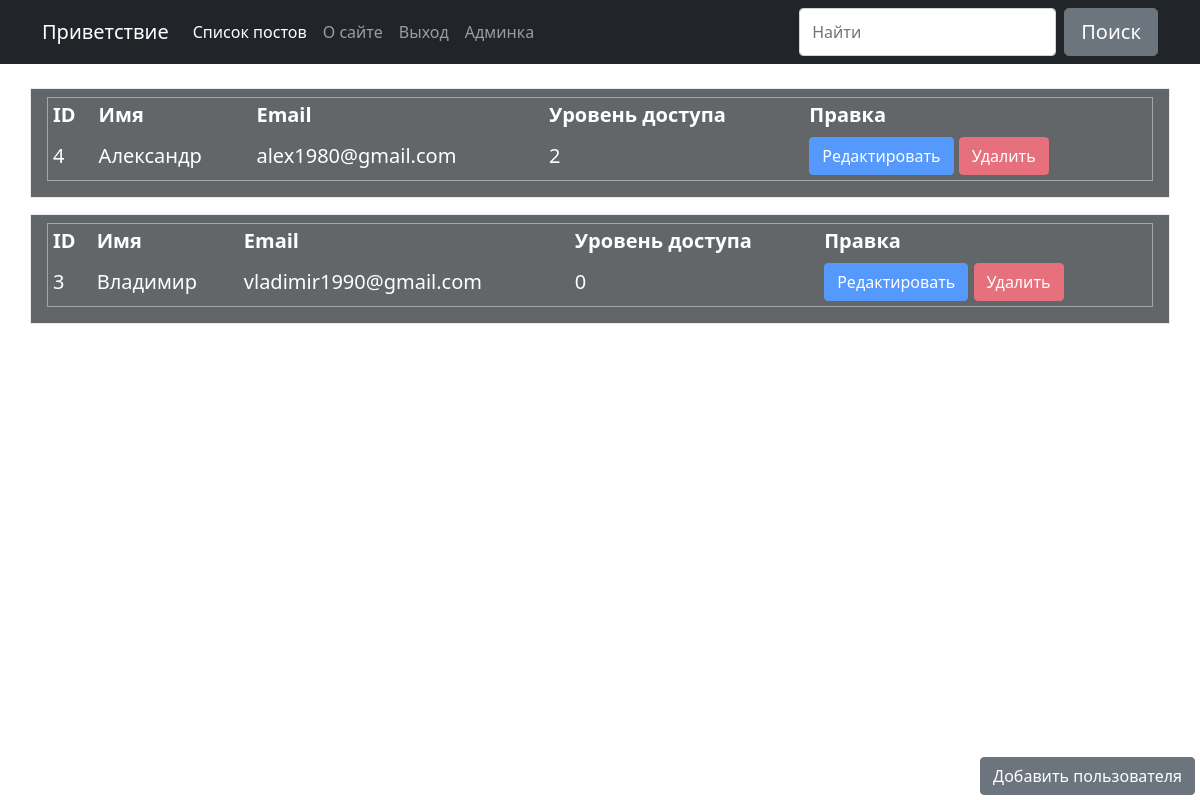
/list_user (signed in), run on the app's committed database.
### app.py (models this page shows)
class User(UserMixin, db.Model):
    id = db.Column(db.Integer, primary_key=True)
    name = db.Column(db.String(1000))
    email = db.Column(db.String(100), unique=True)
    password = db.Column(db.String(100))
    access_level = db.Column(db.Integer, nullable=False)

### app.py (the view)
@app.route('/list_user')
def list_user():
    access_level = 0
    if not hasattr(current_user, 'access_level'):
        return redirect('/login')
    elif current_user.access_level > access_level:
        return render_template('ooops.html')
    else:
        search = request.args.get('search')
        if search:
            users = User.query.filter(
                User.name.contains(search) | User.email.contains(search) | User.access_level.contains(search)).all()
        else:
            users = User.query.order_by(-User.id)
        return render_template('list_user.html', search=1, users=users)

### app.py (called while the page is built)
@login_manager.user_loader
def load_user(user_id):
    return User.query.get(int(user_id))

### templates/list_user.html (shortened to what this page needs)
{% extends 'base.html' %}
{% block content %}
<br/><br/>
{% for user in users %}
<h5 align="justify">
     <div class="container pt-2 p-3 my-3 border bg-dark text-white" style="opacity: 0.7; width: 1500px" align="justify">
    <table border="1" width="100%" cellpadding="5">
        <thead>
        <tr>
            <th scope="col">ID</th>
            <th scope="col">Имя</th>
            <th scope="col">Email</th>
            <th scope="col">Уровень доступа</th>
            <th scope="col">Правка</th>
        </tr>
        </thead>
        <tbody>
        <tr>
            <td scope="row">{{ user.id }}</td>
            <td>{{ user.name }}</td>
            <td>{{ user.email }}</td>
            <td>{{ user.access_level }}</td>
            <th>
                <a button type="button" class="btn btn-primary" data-bs-toggle="modal" data-bs-target="#exampleModal{{ user.id }}">
                    Редактировать
                </a>
                <a href="/delete_user/{{ user.id }}" class="btn btn-danger">Удалить</a>
            </th>
            </tr>
 </tbody>
    </table>
    </div>
{% endfor %}
</h5>
<div class="d-grid gap-2 d-md-flex justify-content-md-end fixed-bottom" style="padding: 5px">
    <a type="button" data-bs-toggle="modal" data-bs-target="#zalupaModal1" class="btn btn-secondary">Добавить пользователя</a>
</div>
</body>
{% endblock %}

### templates/base.html (style rules this page uses)
body { background-image: url(static/img/1yky.gif); background-size: 100%; background-attachment: fixed; }

### data on the page
User: id "4", name "Александр", email "alex1980@gmail.com", access_level "2"
User: id "3", name "Владимир", email "vladimir1990@gmail.com", access_level "0"
